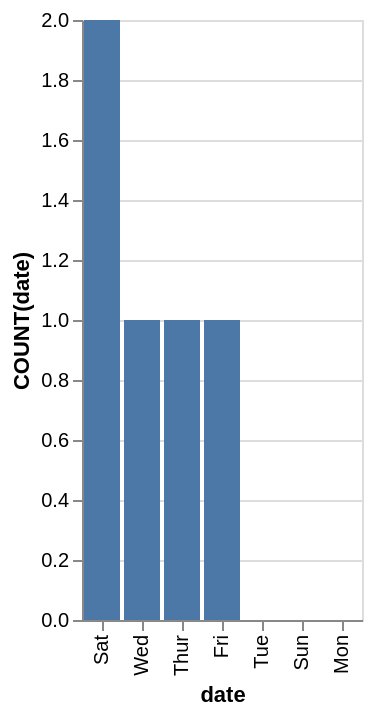

Vega-Lite specification stored for this chart:
### Vega-Lite specification from a JSON file in a GitHub repository (floating-point values rounded to 4 significant figures)
{"data": {"values": [{"x_data": "Sat", "y_data": 2}, {"x_data": "Wed", "y_data": 1}, {"x_data": "Thur", "y_data": 1}, {"x_data": "Fri", "y_data": 1}, {"x_data": "Tue", "y_data": 0}, {"x_data": "Sun", "y_data": 0}, {"x_data": "Mon", "y_data": 0}]}, "mark": "bar", "encoding": {"x": {"field": "x_data", "type": "nominal", "title": "date", "sort": {"op": "sum", "field": "y_data", "order": "descending"}}, "y": {"field": "y_data", "type": "quantitative", "title": "COUNT(date)"}}}
